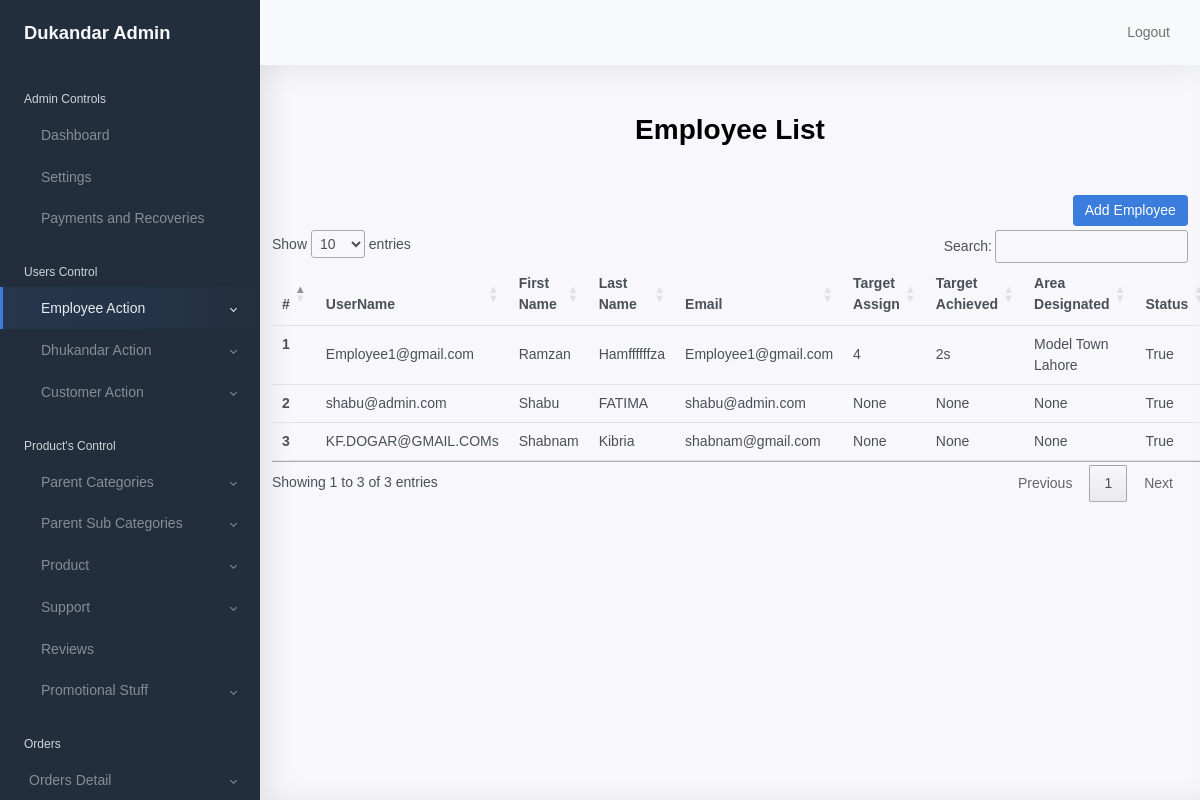
Screenshot of /employee/lists (signed in) with the database file from the repository.
### shopkeeper/models/models.py (models this page shows, shortened)
class Employee(models.Model):
    user = models.OneToOneField(User, related_name='user', on_delete=models.CASCADE, null=False)
    target_assign = models.CharField(max_length=10, null=True)
    target_achieved = models.CharField(max_length=10, null=True)
    area_designated = models.CharField(max_length=250, null=True, blank=True)
    phone_no = models.CharField(max_length=20, null=True)
    description = models.TextField(null=True)
    is_active = models.BooleanField(default=True)
    created_at = models.DateTimeField(auto_now_add=True)
    updated_at = models.DateTimeField(auto_now=True)
    class Meta:
        ordering = ['created_at']

class User(AbstractUser):
    address = models.CharField(max_length=250, null=True)
    user_type = models.CharField(max_length=16,
                                 choices=USER_CHOICES,
                                 default="CUSTOMER")
    block = models.BooleanField(default=False)
    is_active = models.BooleanField(default=True)
    created_at = models.DateTimeField(auto_now_add=True)
    updated_at = models.DateTimeField(auto_now=True)

### shopkeeper/views.py (the view)
# urls.py: path('employee/lists', employeeList, name='employee_list'),
@login_required(login_url='shopkeeper:admin_login')
def employeeList(request):
    employee_list =Employee.objects.all()
    context={
        'employee_list':employee_list
    }
    return render(request, 'shopkeeper/employee/list.html',context)

### shopkeeper/templates/shopkeeper/employee/list.html (shortened to what this page needs)
{% extends 'shopkeeper/base/base.html' %}
{% load static %}
{% block content %}
<div class="container">
        <h1 class="text-center mt-5 mb-5 font-weight-bold">Employee List</h1>
        <div class="row">
          <div class="col-12">
            <a type="submit" href="{% url 'shopkeeper:employee_setup' %}" class="btn btn-primary float-right mb-1" name="employee">Add
              Employee</a>
            <table class="table" id="employeeTable">
                <thead class="thead-dark">
                  <tr>
                    <th scope="col">#</th>
                    <th scope="col">UserName</th>
                    <th scope="col">First Name</th>
                    <th scope="col">Last Name</th>
                    <th scope="col">Email</th>
                    <th scope="col">Target Assign</th>
                    <th scope="col">Target Achieved</th>
                    <th scope="col">Area Designated</th>
                    <th scope="col">Status</th>
                  </tr>
                </thead>
                <tbody>
                    {% for employee in employee_list%}
                  <tr>
                    <th scope="row">{{forloop.counter}}</th>
                    <td>{{employee.user.username}}</td>
                    <td>{{employee.user.first_name}}</td>
                    <td>{{employee.user.last_name}}</td>
                    <td>{{employee.user.email}}</td>
                    <td>{{employee.target_assign}}</td>
                    <td>{{employee.target_achieved}}</td>
                    <td>{{employee.area_designated}}</td>
                    <td>{{employee.is_active}}</td>
                  </tr>
                  {% endfor %}
                </tbody>
              </table>
          </div>
        </div>
      </div>
{% endblock %}

### shopkeeper/templates/shopkeeper/base/base.html (style rules this page uses)
* { font-family: Arial, Helvetica, sans-serif; }

### rows the page displays
Employee: user.username "Employee1@gmail.com", user.first_name "Ramzan", user.last_name "Hamffffffza", user.email "Employee1@gmail.com", target_assign "4", target_achieved "2s", area_designated "Model Town Lahore", is_active "True"
Employee: user.username "shabu@admin.com", user.first_name "Shabu", user.last_name "FATIMA", user.email "shabu@admin.com", target_assign "None", target_achieved "None", area_designated "None", is_active "True"
Employee: user.username "KF.DOGAR@GMAIL.COMs", user.first_name "Shabnam", user.last_name "Kibria", user.email "shabnam@gmail.com", target_assign "None", target_achieved "None", area_designated "None", is_active "True"
